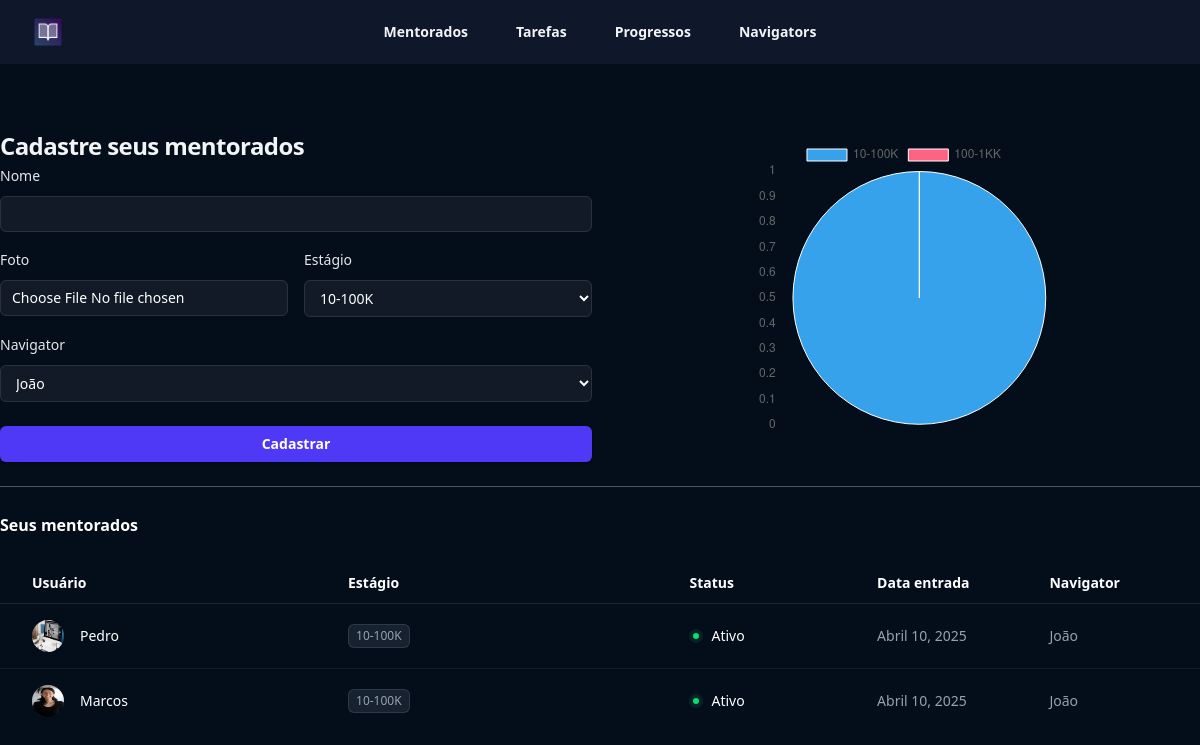
Page /mentorados/ (signed in) on the committed database.
### mentorados/models.py (models this page shows, shortened)
class Mentorados(models.Model):
    estagio_choices=(
        ('E1','10-100K'),
        ('E2', '100-1KK')
    )
    nome = models.CharField( max_length=255)
    foto = models.ImageField(upload_to='fotos', null=True, blank=True)
    navigator = models.ForeignKey(Navigators, null=True, on_delete=models.CASCADE)
    estagio = models.CharField( max_length=2, choices=estagio_choices)
    user = models.ForeignKey(User, on_delete=models.CASCADE)#mentor
    criado_em= models.DateField(auto_now_add=True)
    token =  models.CharField(max_length=16)

class Navigators(models.Model):
    nome = models.CharField(max_length=255)
    user = models.ForeignKey(User, on_delete=models.CASCADE) #mentor

### mentorados/views.py (the view, shortened to what this page needs)
# urls.py: path('mentorados/', include ('mentorados.urls')),
def mentorados(request):
    if not request.user.is_authenticated:
        return redirect('login')
    if request.method == 'GET':
        navigators = Navigators.objects.filter(user = request.user)
        mentorados = Mentorados.objects.filter(user = request.user)
        estagios_flat = [i[1] for i in Mentorados.estagio_choices]
        qtd_estagios = []
        for i,j in Mentorados.estagio_choices:
            x = Mentorados.objects.filter(estagio=i).filter(user=request.user).count()
            qtd_estagios.append(x)
        return render(request, 'mentorados.html', {'estagios': Mentorados.
            estagio_choices, 'navigators':navigators, 'mentorados':mentorados,
            'estagios_flat':estagios_flat, 'qtd_estagios':qtd_estagios})

### mentorados/templates/mentorados.html (shortened to what this page needs)
{% extends "base.html" %}
{% load static %}
{% block 'body' %}
<header class="bg-slate-900">
    <nav class="flex items-center justify-between p-4 lg:px-8" aria-label="Global">
      <div class="flex lg:flex-1">
        <a href="#" class="-m-1.5 p-1.5">
          <img class="h-8 w-auto" src="{% static 'logo.png' %}" alt="">
        </a>
      </div>
      <div class="hidden lg:flex lg:gap-x-12">
        <a href="#" class="text-sm/6 font-semibold text-gray-100">Mentorados</a>
        <a href="#" class="text-sm/6 font-semibold text-gray-100">Tarefas</a>
        <a href="#" class="text-sm/6 font-semibold text-gray-100">Progressos</a>
        <a href="#" class="text-sm/6 font-semibold text-gray-100">Navigators</a>
      </div>
    </nav>
</header>
  <div class="bg-[#040e1b] min-h-screen">
    <div class="max-w-7xl mx-auto py-12">
        <div class="grid grid-cols-2 gap-4">
            <div>
              <form action="{% url 'mentorados' %}" method="POST" enctype='multipart/form-data'>{% csrf_token %}
                <h2 class="mt-4 text-2xl/9 font-bold tracking-tight text-gray-100">Cadastre seus mentorados</h2>
                <div>
                    <label for="email" class="block text-sm/6 font-medium text-gray-200">Nome</label>
                    <div class="mt-2">
                        <input type="text" name="nome" required class="block w-full rounded-md bg-white/5 px-3 py-1.5 text-base text-white outline outline-1 -outline-offset-1 outline-white/10 placeholder:text-gray-500 focus:outline focus:outline-2 focus:-outline-offset-2 focus:outline-indigo-500 sm:text-sm/6">
                      </div>
                </div>
                <div class="grid grid-cols-2 gap-4 mt-4">
                    <div>
                            <label class="block text-sm/6 font-medium text-gray-200">Foto</label>
                        <div class="mt-2">
                            <input type="file" name="foto" id="foto" autocomplete="foto" required class="block w-full rounded-md bg-white/5 px-3 py-1.5 text-base text-white outline outline-1 -outline-offset-1 outline-white/10 placeholder:text-gray-500 focus:outline focus:outline-2 focus:-outline-offset-2 focus:outline-indigo-500 sm:text-sm/6">
                        </div>
                    </div>
                    <div>
                        <label class="block text-sm/6 font-medium text-gray-200">Estágio</label>
                        <div class="mt-2">
                            <select name="estagio" id="" class="block w-full rounded-md bg-white/5 px-3 py-2 text-base text-white outline outline-1 -outline-offset-1 outline-white/10 placeholder:text-gray-500 focus:outline focus:outline-2 focus:-outline-offset-2 focus:outline-indigo-500 sm:text-sm/6">
                                {% for estagio in estagios  %}
                                    <option class="text-slate-900" value="{{estagio.0}}">{{estagio.1}}</option>
                                {% endfor %}
                            </select>
                        </div>
                    </div>
                </div>
                <div class="mt-4">
                        <label class="block text-sm/6 font-medium text-gray-200">Navigator</label>
                        <div class="mt-2">
                            <select name="navigator" id="" class="block w-full rounded-md bg-white/5 px-3 py-2 text-base text-white outline outline-1 -outline-offset-1 outline-white/10 placeholder:text-gray-500 focus:outline focus:outline-2 focus:-outline-offset-2 focus:outline-indigo-500 sm:text-sm/6">
                                {% for navigator in navigators  %}
                                <option value="{{navigator.id}}">{{navigator.nome}}</option>
                                {% endfor %}
                            </select>
                        </div>
                        <br>
                        <button type="submit" class="flex w-full justify-center cursor-pointer rounded-md bg-indigo-600 px-3 py-1.5 text-sm/6 font-semibold text-white shadow-sm hover:bg-indigo-500 focus-visible:outline focus-visible:outline-2 focus-visible:outline-offset-2 focus-visible:outline-indigo-600">Cadastrar</button>
                </div>
              </form>
            </div>
            <div class="flex justify-center items-center w-1/2 mx-auto">
                <canvas id="myChart" class="w-24 h-24"></canvas>
            </div>
        </div>
        <div class="mt-6">
            <hr class="border-gray-600">
            <br>
            <h2 class="text-base/7 font-semibold text-white ">Seus mentorados</h2>
            <table class="mt-6 w-full whitespace-nowrap text-left">
              <colgroup>
                <col class="w-full sm:w-4/12">
                <col class="lg:w-4/12">
                <col class="lg:w-2/12">
                <col class="lg:w-1/12">
                <col class="lg:w-1/12">
              </colgroup>
              <thead class="border-b border-white/10 text-sm/6 text-white">
                <tr>
                  <th scope="col" class="py-2 pl-4 pr-8 font-semibold sm:pl-6 lg:pl-8">Usuário</th>
                  <th scope="col" class="hidden py-2 pl-0 pr-8 font-semibold sm:table-cell">Estágio</th>
                  <th scope="col" class="py-2 pl-0 pr-4 text-right font-semibold sm:pr-8 sm:text-left lg:pr-20">Status</th>
                  <th scope="col" class="hidden py-2 pl-0 pr-8 font-semibold md:table-cell lg:pr-20">Data entrada</th>
                  <th scope="col" class="hidden py-2 pl-0 pr-8 font-semibold md:table-cell lg:pr-20">Navigator</th>
                </tr>
              </thead>
              <tbody class="divide-y divide-white/5">
                  {% for mentorado in mentorados %}
                  <tr>
                    <td class="py-4 pl-4 pr-8 sm:pl-6 lg:pl-8">
                      <div class="flex items-center gap-x-4">
                        <img src="{{mentorado.foto.url}}" alt="" class="size-8 rounded-full bg-gray-800">
                        <div class="truncate text-sm/6 font-medium text-white">{{mentorado.nome}}</div>
                      </div>
                    </td>
                    <td class="hidden py-4 pl-0 pr-4 sm:table-cell sm:pr-8">
                      <div class="flex gap-x-3">
                        <div class="rounded-md bg-gray-700/40 px-2 py-1 text-xs font-medium text-gray-400 ring-1 ring-inset ring-white/10">{{mentorado.get_estagio_display}}</div>
                      </div>
                    </td>
                    <td class="py-4 pl-0 pr-4 text-sm/6 sm:pr-8 lg:pr-20">
                      <div class="flex items-center justify-end gap-x-2 sm:justify-start">
                        <div class="flex-none rounded-full bg-green-400/10 p-1 text-green-400">
                          <div class="size-1.5 rounded-full bg-current"></div>
                        </div>
                        <div class="hidden text-white sm:block">Ativo</div>
                      </div>
                    </td>
                    <td class="hidden py-4 pl-0 pr-8 text-sm/6 text-gray-400 md:table-cell lg:pr-20">{{mentorado.criado_em}}</td>
                    <td class="hidden py-4 pl-0 pr-8 text-sm/6 text-gray-400 md:table-cell lg:pr-20">
                      {{mentorado.navigator.nome}}
                    </td>
                  </tr>
                  {% endfor %}
              </tbody>
            </table>
          </div>
    </div>
  </div>
  <script>
    const ctx = document.getElementById('myChart');
    new Chart(ctx, {
      type: 'pie',
      data: {
        labels: {{estagios_flat|safe}},
        datasets: [{
          label: '# of Votes',
          data: {{qtd_estagios|safe}},
          borderWidth: 1
        }]
      },
      options: {
        scales: {
          y: {
            beginAtZero: true
          }
        }
      }
    });
  </script>
{% endblock 'body' %}

### templates/base.html (shortened to what this page needs)
<!DOCTYPE html>
<html lang="en">
<head>
<script src="https://unpkg.com/@tailwindcss/browser@4"></script>
</head>
<body>
    {% block 'body' %}{% endblock 'body' %}
</body>
</html>

### rows in the picture
Mentorados: foto (picture), nome "Pedro", estagio "10-100K", criado_em "Abril 10, 2025", navigator.nome "João"
Mentorados: foto (picture), nome "Marcos", estagio "10-100K", criado_em "Abril 10, 2025", navigator.nome "João"

### other values in the picture
form field estagio "10-100K"
form field navigator "João"
chart data {{ qtd_estagios|safe }} [2, 0]
